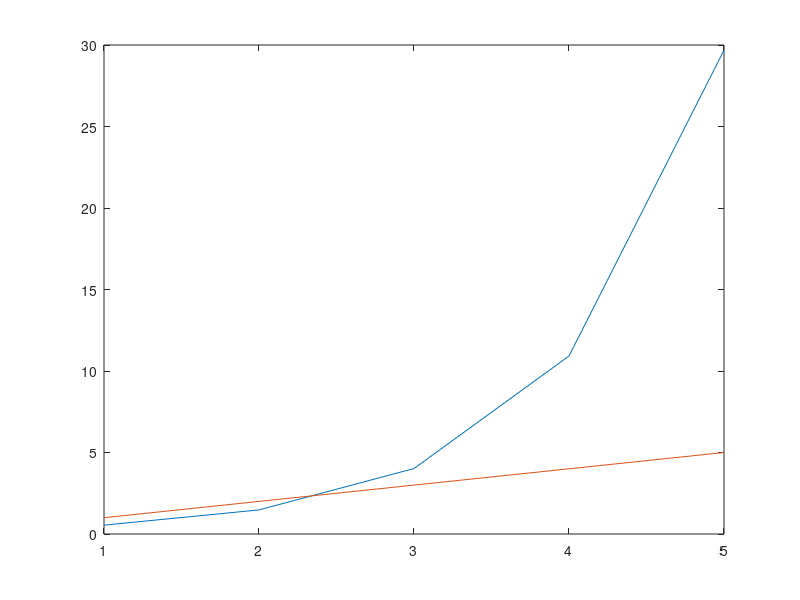
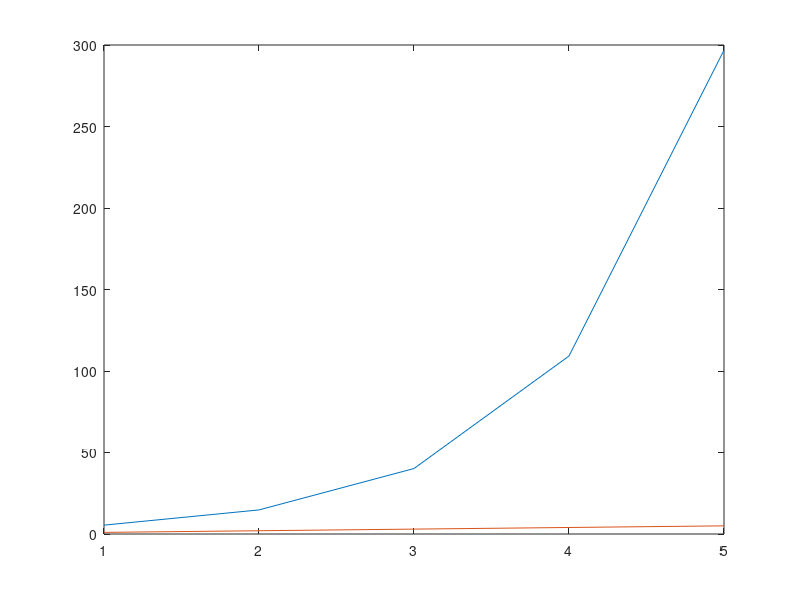

Reproduce these figures in MATLAB, in order.
%TASK 1a
%define required variables
del = 0.1;
f = @(lambda) del*exp(lambda);
x0=0;
tol = 10^(-3);
counter = 1;

%looping with tol_it sentinel in fixed point method
xi = f(x0);
tol_it = abs((xi-x0));
while tol_it >= tol
    %exiting loop if diverges
    if (tol_it >= 100)
        disp("Diverging, root is not in the vicinity!")
        break;
    end
    %updating the contents in the previous iteration
    x0 = xi;
    root = xi;
    arr(counter) = xi;
    xi = f(x0);
    tol_it = abs((xi-x0));
    root=xi;

    %incrementing counter for every iteration
    counter = counter + 1;
    arr(counter) = xi;
end
x0 = 0;

%TASK 1b
%define required variables
del_p = 2;
f = @(lambda) del*exp(lambda);
x1=0;
tol = 10^(-3);
counter = 1;

%looping with tol_it sentinel in fixed point method
xj = f(x0);
tol_it = abs((xi-x1));
while counter <= 3
    %exiting loop if diverges
    if (tol_it >= 100)
        disp("Diverging, root is not in the vicinity!")
        break;
    end
    %updating the contents in the previous iteration
    x1 = xj;
    rot = xj;
    arrb(counter) = xj;
    xj = f(x1);
    tol_it = abs((xj-x1));
    root=xj;

    %incrementing counter for every iteration
    counter = counter + 1;
    arrb(counter) = xj;
end
x1 = 0;

%task 1c
x = linspace(1,5,5);
f1 = @(lambda) 0.2*exp(lambda);
f2 = @(lambda) 2*exp(lambda);
y = f1(x);
z = f2(x);

figure;
plot(x,y,x,x);
%as we can see for positive x, the two graphs intersect near x = 2.5. So the root for the following equation should be near x = 2.5. So, the root found, is verified. 

figure;
plot(x,z,x,x);
%as we can see for positive x, the two graphs are not inttersecting. So, the root not being found is justifiable.
